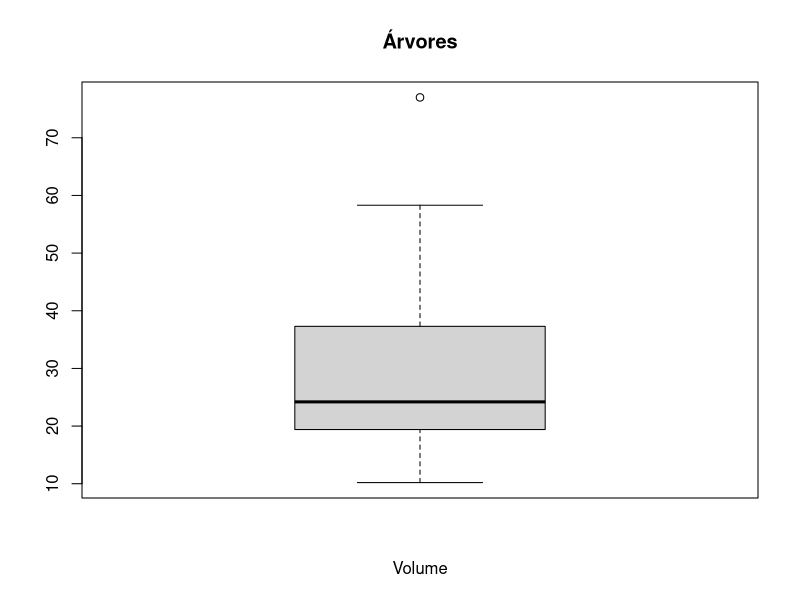
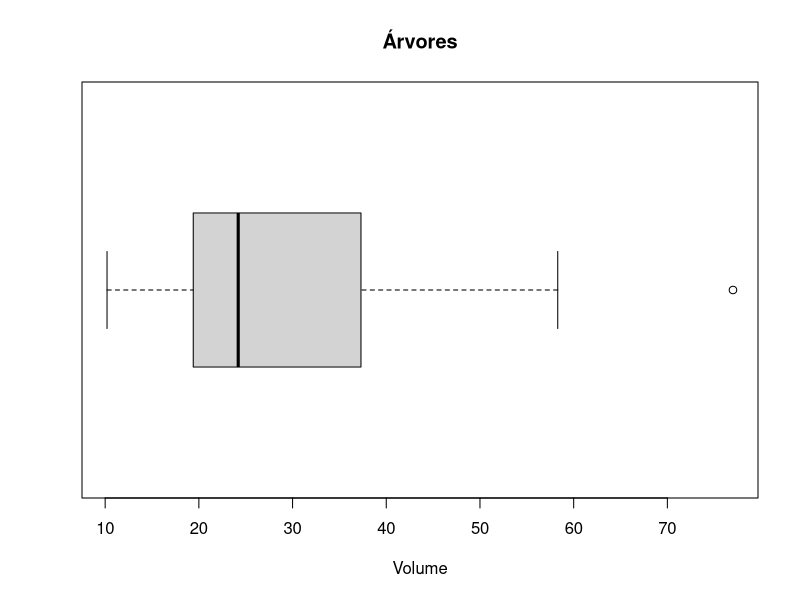
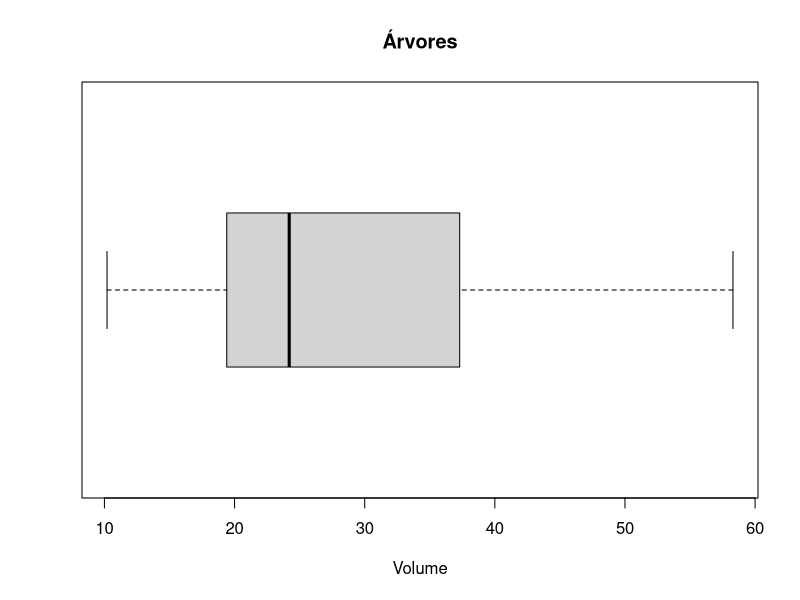
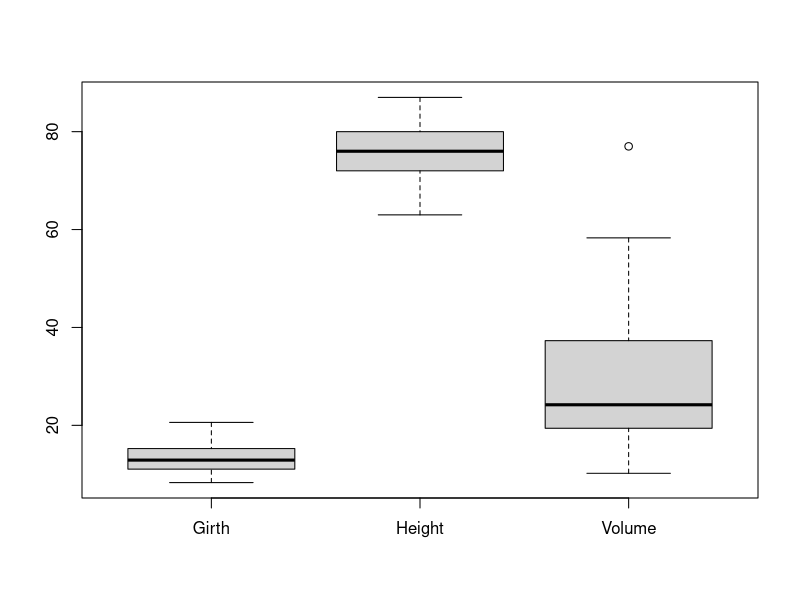

The R source for these figures, in order:
## ---- chunk 1

boxplot(trees$Volume,
        main = "Árvores",
        xlab = "Volume")


boxplot(trees$Volume,
        main = "Árvores",
        xlab = "Volume",
        #col = "blue",
        horizontal = TRUE)

boxplot(trees$Volume,
        main = "Árvores",
        xlab = "Volume",
        #col = "blue",
        horizontal = TRUE,
        outline = FALSE)


## ---- chunk 2

boxplot.stats(trees$Volume)

boxplot.stats(trees$Volume)$stats

## ---- chunk 3

# EH SO CHAMAR COM UMA VARIAVEL QUE TENHA MAIS DE UMA COLUNA, TIPO UM DATA FRAME
boxplot(trees)

## ---- chunk 4

InsectSprays

# SOMA TODAS AS VARIAVEIS DA COLUNA X, AGRUPANDO PELA COLUA Y
spray <- aggregate(. ~ spray, data = InsectSprays, sum)

spray

